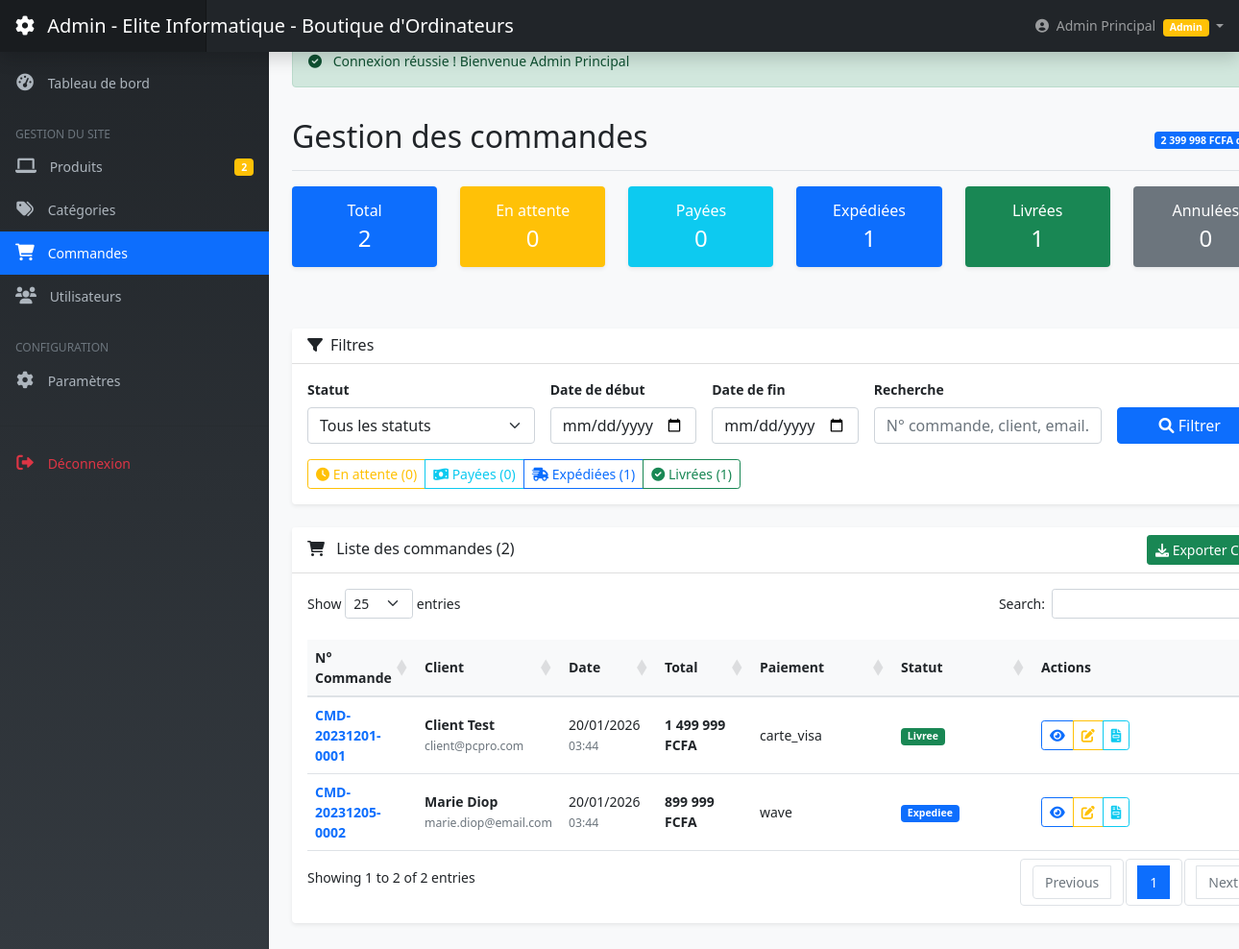
Screenshot of /admin/commandes.php (signed in) with the database file from the repository.
### tables this page shows
CREATE TABLE commandes (
    id INT PRIMARY KEY AUTO_INCREMENT,
    utilisateur_id INT,
    numero_commande VARCHAR(50) UNIQUE NOT NULL,
    total DECIMAL(10,2) NOT NULL,
    statut ENUM('en_attente', 'payee', 'expediee', 'livree', 'annulee') DEFAULT 'en_attente',
    methode_paiement ENUM('carte_visa', 'wave', 'orange_money', 'paypal', 'especes'),
    id_transaction VARCHAR(100),
    adresse_livraison TEXT NOT NULL,
    telephone_livraison VARCHAR(20),
    notes TEXT,
    date_commande TIMESTAMP DEFAULT CURRENT_TIMESTAMP,
    date_paiement TIMESTAMP NULL,
    date_expedition TIMESTAMP NULL,
    date_livraison TIMESTAMP NULL,
    frais_livraison DECIMAL(10,2) DEFAULT 0,
    FOREIGN KEY (utilisateur_id) REFERENCES utilisateurs(id) ON DELETE SET NULL,
    INDEX idx_utilisateur (utilisateur_id),
    INDEX idx_statut (statut),
    INDEX idx_date (date_commande),
    INDEX idx_numero (numero_commande)
);

CREATE TABLE utilisateurs (
    id INT PRIMARY KEY AUTO_INCREMENT,
    nom VARCHAR(100) NOT NULL,
    email VARCHAR(200) UNIQUE NOT NULL,
    password VARCHAR(255) NOT NULL,
    telephone VARCHAR(20),
    adresse TEXT,
    ville VARCHAR(100),
    code_postal VARCHAR(10),
    pays VARCHAR(100) DEFAULT 'Sénégal',
    role ENUM('client', 'admin') DEFAULT 'client',
    est_actif BOOLEAN DEFAULT TRUE,
    derniere_connexion TIMESTAMP NULL,
    created_at TIMESTAMP DEFAULT CURRENT_TIMESTAMP,
    updated_at TIMESTAMP DEFAULT CURRENT_TIMESTAMP ON UPDATE CURRENT_TIMESTAMP,
    INDEX idx_email (email),
    INDEX idx_role (role)
);

### includes/functions.php (called while the page is built, shortened)
<?php
function formatPrice($price) {
    return number_format($price, 0, ',', ' ') . ' ' . CURRENCY;
}
?>

### admin/commandes.php (the view, shortened to what this page needs)
<?php
require_once 'includes/admin-header.php';
$page = isset($_GET['page']) ? max(1, intval($_GET['page'])) : 1;
$limit = 20;
$offset = ($page - 1) * $limit;
$status = isset($_GET['status']) ? sanitize($_GET['status']) : 'all';
$date_from = isset($_GET['date_from']) ? sanitize($_GET['date_from']) : '';
$date_to = isset($_GET['date_to']) ? sanitize($_GET['date_to']) : '';
$search = isset($_GET['search']) ? sanitize($_GET['search']) : '';
$sql = "SELECT SQL_CALC_FOUND_ROWS c.*, u.nom as client_nom, u.email as client_email
        FROM commandes c
        JOIN utilisateurs u ON c.utilisateur_id = u.id
        WHERE 1=1";
$params = [];
$types = "";
$sql .= " ORDER BY c.date_commande DESC LIMIT ? OFFSET ?";
$params[] = $limit;
$types .= "i";
$params[] = $offset;
$types .= "i";
$stmt = $conn->prepare($sql);
if (!empty($params)) {
    $stmt->bind_param($types, ...$params);
}
$stmt->execute();
$result = $stmt->get_result();
$orders = $result->fetch_all(MYSQLI_ASSOC);
$total_result = $conn->query("SELECT FOUND_ROWS() as total");
$total_row = $total_result->fetch_assoc();
$total_orders = $total_row['total'];
$stats_sql = "
    SELECT
        COUNT(*) as total,
        SUM(CASE WHEN statut = 'en_attente' THEN 1 ELSE 0 END) as en_attente,
        SUM(CASE WHEN statut = 'payee' THEN 1 ELSE 0 END) as payee,
        SUM(CASE WHEN statut = 'expediee' THEN 1 ELSE 0 END) as expediee,
        SUM(CASE WHEN statut = 'livree' THEN 1 ELSE 0 END) as livree,
        SUM(CASE WHEN statut = 'annulee' THEN 1 ELSE 0 END) as annulee,
        SUM(CASE WHEN statut IN ('payee', 'expediee', 'livree') THEN total ELSE 0 END) as total_revenue
    FROM commandes
    WHERE 1=1
";
$stats_stmt = $conn->prepare($stats_sql);
$stats_stmt->execute();
$stats_result = $stats_stmt->get_result();
$stats = $stats_result->fetch_assoc();
?>
<div class="d-flex justify-content-between flex-wrap flex-md-nowrap align-items-center pt-3 pb-2 mb-3 border-bottom">
    <h1 class="h2">Gestion des commandes</h1>
    <div class="btn-toolbar mb-2 mb-md-0">
        <span class="badge bg-primary me-2">
            <?php echo formatPrice($stats['total_revenue'] ?? 0); ?> de CA
        </span>
    </div>
</div>
<div class="row mb-4">
    <div class="col-md-2 col-6 mb-3">
        <div class="card bg-primary text-white">
            <div class="card-body text-center py-3">
                <h6 class="card-title mb-1">Total</h6>
                <h4 class="mb-0"><?php echo $stats['total'] ?? 0; ?></h4>
            </div>
        </div>
    </div>
    <div class="col-md-2 col-6 mb-3">
        <div class="card bg-warning text-white">
            <div class="card-body text-center py-3">
                <h6 class="card-title mb-1">En attente</h6>
                <h4 class="mb-0"><?php echo $stats['en_attente'] ?? 0; ?></h4>
            </div>
        </div>
    </div>
    <div class="col-md-2 col-6 mb-3">
        <div class="card bg-info text-white">
            <div class="card-body text-center py-3">
                <h6 class="card-title mb-1">Payées</h6>
                <h4 class="mb-0"><?php echo $stats['payee'] ?? 0; ?></h4>
            </div>
        </div>
    </div>
    <div class="col-md-2 col-6 mb-3">
        <div class="card bg-primary text-white">
            <div class="card-body text-center py-3">
                <h6 class="card-title mb-1">Expédiées</h6>
                <h4 class="mb-0"><?php echo $stats['expediee'] ?? 0; ?></h4>
            </div>
        </div>
    </div>
    <div class="col-md-2 col-6 mb-3">
        <div class="card bg-success text-white">
            <div class="card-body text-center py-3">
                <h6 class="card-title mb-1">Livrées</h6>
                <h4 class="mb-0"><?php echo $stats['livree'] ?? 0; ?></h4>
            </div>
        </div>
    </div>
    <div class="col-md-2 col-6 mb-3">
        <div class="card bg-secondary text-white">
            <div class="card-body text-center py-3">
                <h6 class="card-title mb-1">Annulées</h6>
                <h4 class="mb-0"><?php echo $stats['annulee'] ?? 0; ?></h4>
            </div>
        </div>
    </div>
</div>
<div class="card mb-4">
    <div class="card-header">
        <h6 class="mb-0"><i class="fas fa-filter me-2"></i>Filtres</h6>
    </div>
    <div class="card-body">
        <form method="GET" action="" class="row g-3">
            <div class="col-md-3">
                <label for="status" class="form-label">Statut</label>
                <select class="form-select" id="status" name="status">
                    <option value="all" <?php echo ($status == 'all') ? 'selected' : ''; ?>>Tous les statuts</option>
                </select>
            </div>
            <div class="col-md-2">
                <label for="date_from" class="form-label">Date de début</label>
                <input type="date" class="form-control" id="date_from" name="date_from"
                       value="<?php echo htmlspecialchars($date_from); ?>">
            </div>
            <div class="col-md-2">
                <label for="date_to" class="form-label">Date de fin</label>
                <input type="date" class="form-control" id="date_to" name="date_to"
                       value="<?php echo htmlspecialchars($date_to); ?>">
            </div>
            <div class="col-md-3">
                <label for="search" class="form-label">Recherche</label>
                <input type="text" class="form-control" id="search" name="search"
                       value="<?php echo htmlspecialchars($search); ?>"
                       placeholder="N° commande, client, email...">
            </div>
            <div class="col-md-2 d-flex align-items-end">
                <button type="submit" class="btn btn-primary w-100">
                    <i class="fas fa-search"></i> Filtrer
                </button>
            </div>
        </form>
        <div class="mt-3">
            <div class="btn-group btn-group-sm" role="group">
                <a href="commandes.php?status=en_attente" class="btn btn-outline-warning">
                    <i class="fas fa-clock"></i> En attente (<?php echo $stats['en_attente'] ?? 0; ?>)
                </a>
                <a href="commandes.php?status=payee" class="btn btn-outline-info">
                    <i class="fas fa-money-bill-wave"></i> Payées (<?php echo $stats['payee'] ?? 0; ?>)
                </a>
                <a href="commandes.php?status=expediee" class="btn btn-outline-primary">
                    <i class="fas fa-shipping-fast"></i> Expédiées (<?php echo $stats['expediee'] ?? 0; ?>)
                </a>
                <a href="commandes.php?status=livree" class="btn btn-outline-success">
                    <i class="fas fa-check-circle"></i> Livrées (<?php echo $stats['livree'] ?? 0; ?>)
                </a>
            </div>
        </div>
    </div>
</div>
<div class="card">
    <div class="card-header d-flex justify-content-between align-items-center">
        <h6 class="mb-0">
            <i class="fas fa-shopping-cart me-2"></i>
            Liste des commandes (<?php echo $total_orders; ?>)
        </h6>
        <a href="?export=csv" class="btn btn-sm btn-success">
            <i class="fas fa-download"></i> Exporter CSV
        </a>
    </div>
    <div class="card-body">
        <?php if (empty($orders)): ?>
            <div class="alert alert-info">
                <i class="fas fa-info-circle"></i> Aucune commande trouvée.
            </div>
        <?php else: ?>
            <div class="table-responsive">
                <table class="table table-hover datatable">
                    <thead>
                        <tr>
                            <th width="10%">N° Commande</th>
                            <th width="15%">Client</th>
                            <th width="10%">Date</th>
                            <th width="10%">Total</th>
                            <th width="15%">Paiement</th>
                            <th width="15%">Statut</th>
                            <th width="25%">Actions</th>
                        </tr>
                    </thead>
                    <tbody>
                        <?php foreach ($orders as $order): ?>
                        <tr>
                            <td>
                                <strong>
                                    <a href="details-commande.php?id=<?php echo $order['id']; ?>"
                                       class="text-decoration-none">
                                        <?php echo $order['numero_commande']; ?>
                                    </a>
                                </strong>
                            </td>
                            <td>
                                <div>
                                    <strong><?php echo htmlspecialchars($order['client_nom']); ?></strong>
                                    <br>
                                    <small class="text-muted"><?php echo htmlspecialchars($order['client_email']); ?></small>
                                </div>
                            </td>
                            <td>
                                <?php echo date('d/m/Y', strtotime($order['date_commande'])); ?>
                                <br>
                                <small class="text-muted"><?php echo date('H:i', strtotime($order['date_commande'])); ?></small>
                            </td>
                            <td class="fw-bold"><?php echo formatPrice($order['total']); ?></td>
                            <td>
                                <?php
                                $payment_methods = [
                                    'carte_visa' => '<i class="fab fa-cc-visa text-primary"></i> Carte',
                                    'wave' => '<i class="fas fa-mobile-alt text-success"></i> Wave',
                                    'orange_money' => '<i class="fas fa-mobile-alt text-warning"></i> Orange Money',
                                    'paypal' => '<i class="fab fa-paypal text-primary"></i> PayPal',
                                    'especes' => '<i class="fas fa-money-bill-wave text-success"></i> Espèces'
                                ];
                                echo $payment_methods[$order['methode_paiement']] ?? $order['methode_paiement'];
                                ?>
                            </td>
                            <td>
                                <span class="badge bg-<?php
                                    switch($order['statut']) {
                                        case 'expediee': echo 'primary'; break;
                                        case 'livree': echo 'success'; break;
                                    }
                                ?>">
                                    <?php echo ucfirst(str_replace('_', ' ', $order['statut'])); ?>
                                </span>
                            </td>
                            <td>
                                <div class="btn-group btn-group-sm" role="group">
                                    <a href="details-commande.php?id=<?php echo $order['id']; ?>"
                                       class="btn btn-outline-primary"
                                       title="Voir détails">
                                        <i class="fas fa-eye"></i>
                                    </a>
                                    <a href="modifier-commande.php?id=<?php echo $order['id']; ?>"
                                       class="btn btn-outline-warning"
                                       title="Modifier">
                                        <i class="fas fa-edit"></i>
                                    </a>
                                    <a href="../../pages/confirmation.php?id=<?php echo $order['id']; ?>"
                                       target="_blank"
                                       class="btn btn-outline-info"
                                       title="Voir facture">
                                        <i class="fas fa-file-invoice"></i>
                                    </a>
                                </div>
                            </td>
                        </tr>
                        <?php endforeach; ?>
                    </tbody>
                </table>
            </div>
        <?php endif; ?>
    </div>
</div>
<?php require_once 'includes/admin-footer.php'; ?>

### assets/css/admin.css (style rules this page uses)
:root { --sidebar-width: 250px; --sidebar-collapsed-width: 70px; --header-height: 60px; --primary-color: #0d6efd; --secondary-color: #6c757d; --success-color: #198754; --danger-color: #dc3545; --warning-color: #ffc107; --info-color: #0dcaf0; --dark-color: #212529; --light-color: #f8f9fa; }
body { font-size: 0.875rem; }
.card { border: none; box-shadow: 0 0.125rem 0.25rem rgba(0, 0, 0, .075); margin-bottom: 1.5rem; transition: transform 0.3s ease; }
.card-header { background-color: rgba(0, 0, 0, .03); border-bottom: 1px solid rgba(0, 0, 0, .125); font-weight: 600; }
.table th { font-weight: 600; border-top: none; }
.table td, .table th { vertical-align: middle; }
.form-label { font-weight: 600; margin-bottom: 0.5rem; }

### admin/includes/admin-header.php (style rules this page uses)
:root { --sidebar-width: 280px; --primary-color: #0d6efd; }
body { font-size: .875rem; background-color: #f8f9fa; }
.card { border: none; box-shadow: 0 0.125rem 0.25rem rgba(0, 0, 0, .075); margin-bottom: 1.5rem; }
.card-header { background-color: #fff; border-bottom: 1px solid rgba(0, 0, 0, .125); }
.table th { font-weight: 600; border-top: none; }
.badge { font-size: 0.75em; }
.table th { background-color: #f8f9fa; border-bottom: 2px solid #dee2e6; }
.btn-group-sm .btn { padding: 0.25rem 0.5rem; font-size: 0.875rem; }

### rows the page displays
commandes: numero_commande "CMD-20231201-0001", utilisateur.nom "Client Test", utilisateur.email "client@pcpro.com", date_commande "20/01/2026", date_commande "03:44", total "1 499 999 FCFA", methode_paiement "carte_visa", statut "Livree"
commandes: numero_commande "CMD-20231205-0002", utilisateur.nom "Marie Diop", utilisateur.email "marie.diop@email.com", date_commande "20/01/2026", date_commande "03:44", total "899 999 FCFA", methode_paiement "wave", statut "Expediee"

### other values shown
SITE_NAME "Elite Informatique - Boutique d'Ordinateurs"
$_SESSION['user_nom'] "Admin Principal"
$low_stock "2"
$_SESSION['success'] "Connexion réussie ! Bienvenue Admin Principal"
formatPrice($stats['total_revenue'] ?? 0) "2 399 998 FCFA"
$stats['total'] "2"
$stats['en_attente'] "0"
$stats['payee'] "0"
$stats['expediee'] "1"
$stats['livree'] "1"
$stats['annulee'] "0"
$total_orders "2"
